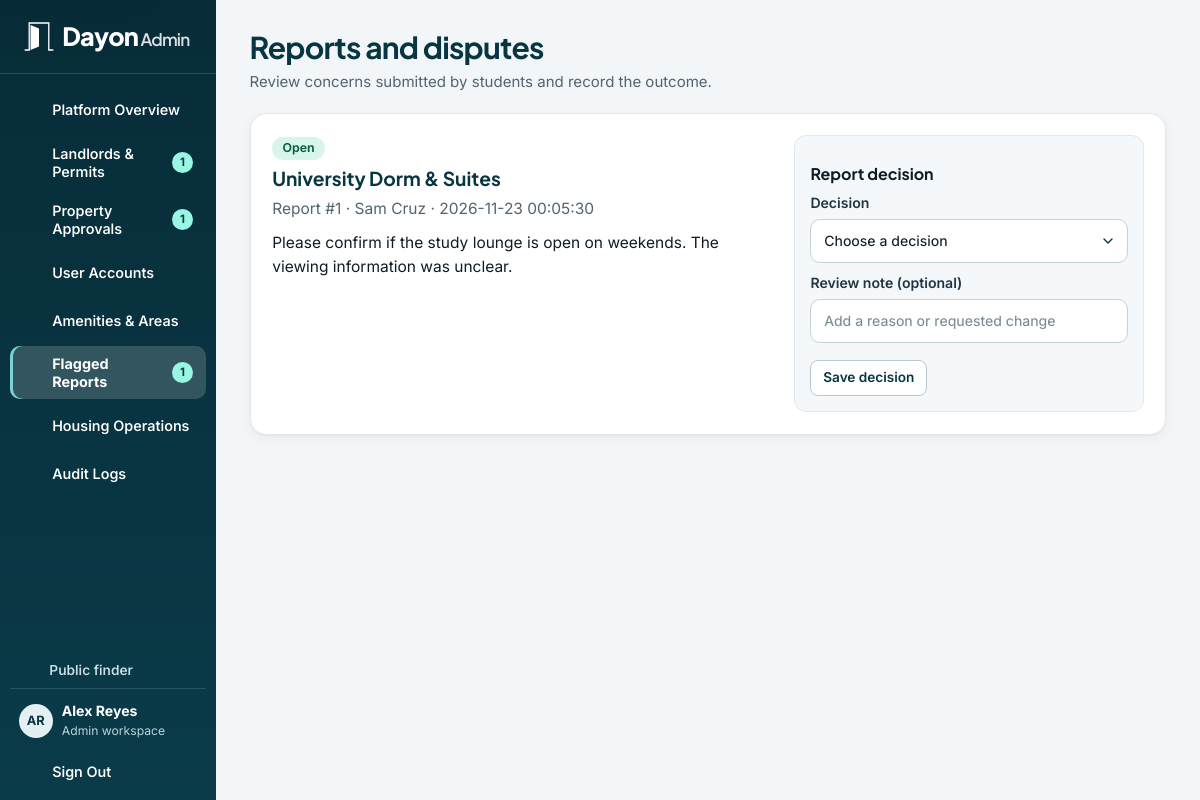
Screenshot of /admin/reports.php (signed in) with the database file from the repository.
### tables this page shows
CREATE TABLE users (
    user_id BIGINT UNSIGNED AUTO_INCREMENT PRIMARY KEY,
    role_id TINYINT UNSIGNED NOT NULL,
    email VARCHAR(150) NOT NULL UNIQUE,
    password_hash VARCHAR(255) NOT NULL,
    first_name VARCHAR(80) NOT NULL,
    last_name VARCHAR(80) NOT NULL,
    phone_number VARCHAR(20) NOT NULL,
    account_status ENUM('active', 'suspended', 'pending') NOT NULL DEFAULT 'active',
    created_at TIMESTAMP NOT NULL DEFAULT CURRENT_TIMESTAMP,
    updated_at TIMESTAMP NOT NULL DEFAULT CURRENT_TIMESTAMP ON UPDATE CURRENT_TIMESTAMP,
    CONSTRAINT fk_users_role FOREIGN KEY (role_id) REFERENCES roles(role_id)
);

CREATE TABLE roles (
    role_id TINYINT UNSIGNED AUTO_INCREMENT PRIMARY KEY,
    role_name VARCHAR(30) NOT NULL UNIQUE
);

CREATE TABLE reports (
    report_id BIGINT UNSIGNED AUTO_INCREMENT PRIMARY KEY,
    reporter_id BIGINT UNSIGNED NOT NULL,
    property_id BIGINT UNSIGNED NOT NULL,
    reason TEXT NOT NULL,
    status ENUM('open', 'reviewed', 'resolved', 'dismissed') NOT NULL DEFAULT 'open',
    reviewed_by BIGINT UNSIGNED NULL,
    created_at TIMESTAMP NOT NULL DEFAULT CURRENT_TIMESTAMP,
    CONSTRAINT fk_report_user FOREIGN KEY (reporter_id) REFERENCES users(user_id),
    CONSTRAINT fk_report_property FOREIGN KEY (property_id) REFERENCES properties(property_id) ON DELETE CASCADE,
    CONSTRAINT fk_report_reviewer FOREIGN KEY (reviewed_by) REFERENCES users(user_id) ON DELETE SET NULL
);

CREATE TABLE properties (
    property_id BIGINT UNSIGNED AUTO_INCREMENT PRIMARY KEY,
    landlord_id BIGINT UNSIGNED NOT NULL,
    barangay_id INT UNSIGNED NOT NULL,
    property_name VARCHAR(150) NOT NULL,
    property_type ENUM('boarding_house', 'apartment', 'dormitory', 'bedspace') NOT NULL DEFAULT 'boarding_house',
    description TEXT NULL,
    street_address VARCHAR(255) NULL,
    nearest_school VARCHAR(150) NULL,
    nearest_landmark VARCHAR(255) NULL,
    latitude DECIMAL(10, 7) NULL,
    longitude DECIMAL(10, 7) NULL,
    distance_to_campus_m INT UNSIGNED NULL,
    gender_policy ENUM('all', 'male_only', 'female_only') NULL DEFAULT NULL,
    curfew_time TIME NULL,
    no_curfew TINYINT(1) NOT NULL DEFAULT 0,
    house_rules TEXT NULL,
    water_billing ENUM('included', 'submetered', 'shared', 'fixed') NULL,
    water_notes VARCHAR(150) NULL,
    electricity_billing ENUM('included', 'submetered', 'shared', 'own_meter') NULL,
    electricity_notes VARCHAR(150) NULL,
    wifi_policy ENUM('free', 'paid', 'tenant_own', 'none') NULL,
    wifi_notes VARCHAR(150) NULL,
    furnishing_status ENUM('unfurnished', 'semi_furnished', 'fully_furnished') NULL,
    deposit_terms VARCHAR(200) NULL,
    minimum_stay VARCHAR(100) NULL,
    payment_methods VARCHAR(150) NULL,
    visitor_policy VARCHAR(200) NULL,
    cooking_policy VARCHAR(200) NULL,
    pet_policy VARCHAR(150) NULL,
    contact_person VARCHAR(120) NULL,
    contact_phone VARCHAR(30) NULL,
    contact_social VARCHAR(200) NULL,
    viewing_hours VARCHAR(150) NULL,
    custom_details TEXT NULL,
    is_featured TINYINT(1) NOT NULL DEFAULT 0,
    approval_status ENUM('pending', 'approved', 'rejected', 'revision_requested') NOT NULL DEFAULT 'pending',
    approved_by BIGINT UNSIGNED NULL,
    approved_at TIMESTAMP NULL,
    created_at TIMESTAMP NOT NULL DEFAULT CURRENT_TIMESTAMP,
    updated_at TIMESTAMP NOT NULL DEFAULT CURRENT_TIMESTAMP ON UPDATE CURRENT_TIMESTAMP,
    INDEX idx_properties_search (approval_status, property_type, gender_policy, distance_to_campus_m),
    CONSTRAINT fk_property_landlord FOREIGN KEY (landlord_id) REFERENCES landlord_profiles(landlord_id),
    CONSTRAINT fk_property_barangay FOREIGN KEY (barangay_id) REFERENCES barangays(barangay_id),
    CONSTRAINT fk_property_approver FOREIGN KEY (approved_by) REFERENCES users(user_id) ON DELETE SET NULL
);

### includes/bootstrap.php (called while the page is built, shortened)
<?php
require_once __DIR__ . '/../config/db.php';
require_once __DIR__ . '/helpers.php';
try {
    if (!empty($_SESSION['user_id'])) {
        $user = row(
            "SELECT u.user_id, u.email, u.first_name, u.last_name, u.phone_number, u.account_status,
                    r.role_name, CONCAT(u.first_name, ' ', u.last_name) AS full_name
             FROM users u JOIN roles r USING (role_id)
             WHERE u.user_id = ? AND u.account_status = 'active'",
            [$_SESSION['user_id']]
        );
    }
} catch (PDOException $exception) {
    error_log($exception->getMessage());
    abort_request(503, 'Dayon could not connect to the database. Check that MySQL is running and import database/dayon_db.sql.');
}

### admin/reports.php (the view, shortened to what this page needs)
<?php
require __DIR__ . '/../includes/bootstrap.php';
require __DIR__ . '/_forms.php';
$reports = rows("SELECT t.*, p.property_name, CONCAT(u.first_name, ' ', u.last_name) AS reporter,
        CONCAT(a.first_name, ' ', a.last_name) AS reviewer
    FROM reports t JOIN properties p ON p.property_id = t.property_id
    JOIN users u ON u.user_id = t.reporter_id
    LEFT JOIN users a ON a.user_id = t.reviewed_by
    ORDER BY FIELD(t.status, 'open', 'reviewed', 'resolved', 'dismissed'), t.created_at DESC, t.report_id DESC");
$pageTitle = 'Reports and disputes';
$pageDescription = 'Review concerns submitted by students and record the outcome.';
require __DIR__ . '/../includes/portal_header.php';
?>
<?php foreach ($reports as $report): ?>
    <?php
    $choices = match ($report['status']) {
        'open' => ['reviewed' => 'Mark under review', 'resolved' => 'Resolve report', 'dismissed' => 'Dismiss report'],
        'reviewed' => ['resolved' => 'Resolve report', 'dismissed' => 'Dismiss report'],
        default => ['open' => 'Reopen report'],
    };
    ?>
    <article class="panel review-layout" id="report-<?= (int) $report['report_id'] ?>">
        <div class="record-summary">
            <span class="badge <?= e($report['status']) ?>"><?= e(admin_status_label($report['status'])) ?></span>
            <h2><?= e($report['property_name']) ?></h2>
            <p class="muted">Report #<?= e($report['report_id']) ?> · <?= e($report['reporter']) ?> · <?= e($report['created_at']) ?></p>
            <p><?= nl2br(e($report['reason'])) ?></p>
        </div>
        <div class="record-decision"><h3>Report decision</h3><?php admin_status_form('report', (int) $report['report_id'], $choices, true); ?></div>
    </article>
<?php endforeach; ?>
<?php require __DIR__ . '/../includes/portal_footer.php'; ?>

### includes/portal_header.php (shortened to what this page needs)
<?php
$portalRole = $user['role_name'];
$navBadges = [];
if ($portalRole === 'admin') {
    $navBadges['admin/verifications.php'] = (int) scalar("SELECT (SELECT COUNT(*) FROM landlord_profiles WHERE verification_status = 'pending') + (SELECT COUNT(*) FROM landlord_permits WHERE verification_status = 'submitted')");
    $navBadges['admin/properties.php'] = (int) scalar("SELECT COUNT(*) FROM properties WHERE approval_status = 'pending'");
    $navBadges['admin/reports.php'] = (int) scalar("SELECT COUNT(*) FROM reports WHERE status IN ('open', 'reviewed')");
} elseif ($portalRole === 'landlord') {
    $navBadges['landlord/reservations.php'] = (int) scalar("SELECT COUNT(*) FROM reservations q JOIN rooms r ON r.room_id = q.room_id JOIN properties p ON p.property_id = r.property_id WHERE p.landlord_id = ? AND q.status = 'pending'", [$user['user_id']]);
} elseif ($portalRole === 'student') {
    $navBadges['student/bookmarks.php'] = student_bookmark_count($user);
}
$menus = [
    'student' => [
        ['student/dashboard.php', 'Overview', 'home'],
        ['index.php#listings', 'Find Housing', 'search'],
        ['student/bookmarks.php', 'Bookmarked Houses', 'bookmark'],
        ['student/reservations.php', 'My Requests', 'calendar'],
        ['student/dashboard.php#active-lease', 'Active Lease', 'file'],
        ['student/billing.php', 'Rent & Receipts', 'wallet'],
        ['student/maintenance.php', 'Maintenance', 'tool'],
        ['student/profile.php', 'My Profile', 'user'],
    ],
    'landlord' => [
        ['landlord/dashboard.php', 'Dashboard', 'grid'],
        ['landlord/properties.php', 'Properties & Photos', 'building'],
        ['landlord/rooms.php', 'Rooms & Occupancy', 'bed'],
        ['landlord/reservations.php', 'Visit & Bed Requests', 'calendar'],
        ['landlord/leases.php', 'Tenant Leases', 'users'],
        ['landlord/billing.php', 'Billing & Utilities', 'wallet'],
        ['landlord/maintenance.php', 'Maintenance & Notices', 'tool'],
        ['landlord/verification.php', 'Permits & Trust', 'shield'],
    ],
    'admin' => [
        ['admin/dashboard.php', 'Platform Overview', 'grid'],
        ['admin/verifications.php', 'Landlords & Permits', 'shield'],
        ['admin/properties.php', 'Property Approvals', 'building'],
        ['admin/users.php', 'User Accounts', 'users'],
        ['admin/catalogs.php', 'Amenities & Areas', 'layers'],
        ['admin/reports.php', 'Flagged Reports', 'report'],
        ['admin/operations.php', 'Housing Operations', 'bed'],
        ['admin/audit_logs.php', 'Audit Logs', 'file'],
    ],
];
$portalRoute = $portalRole . '/' . basename($_SERVER['SCRIPT_NAME']);
$portalLease = $portalRole === 'student' ? ($lease ?? active_lease((int) $user['user_id'])) : null;
$studentLeaseRoutes = ['student/dashboard.php#active-lease', 'student/billing.php', 'student/maintenance.php'];
$portalLinks = $portalRole === 'student' && !$portalLease
    ? array_filter($menus[$portalRole], static fn (array $link): bool => !in_array($link[0], $studentLeaseRoutes, true))
    : $menus[$portalRole];
require __DIR__ . '/document_head.php';
?>
<body class="portal-body portal-<?= e($portalRole) ?>">
<div class="portal-layout">
    <aside class="portal-sidebar" aria-label="<?= e(ucfirst($portalRole)) ?> workspace">
        <div class="portal-brand"><?php require __DIR__ . '/brand.php'; ?></div>
        <details class="portal-navigation navigation-disclosure" data-navigation="860" open>
            <div class="portal-navigation-content">
                <nav class="portal-menu" aria-label="Workspace pages">
                    <?php foreach ($portalLinks as [$route, $label, $glyph]):
                        $count = $navBadges[$route] ?? 0;
                    ?>
                        <a href="<?= e(url($route)) ?>"<?= $portalRoute === $route ? ' aria-current="page"' : '' ?>><?= icon($glyph) ?><span><?= e($label) ?></span>
                            <?php if ($count > 0): ?><span class="menu-count"><?= $count ?></span><?php endif; ?>
                        </a>
                    <?php endforeach; ?>
                </nav>
                <div class="portal-sidebar-bottom">
                    <?php if ($portalRole !== 'student'): ?>
                        <a class="portal-public-link" href="<?= e(url()) ?>"><?= icon('arrow-left') ?> Public finder</a>
                    <?php endif; ?>
                    <div class="portal-identity">
                        <span class="avatar" aria-hidden="true"><?= e(user_initials($user)) ?></span>
                        <div><strong><?= e($user['full_name']) ?></strong><span><?= e(ucfirst($portalRole)) ?> workspace</span></div>
                    </div>
                    <form method="post" action="<?= e(url('actions/auth_logout.php')) ?>" class="portal-logout">
                        <button type="submit"><?= icon('logout') ?> Sign Out</button>
                    </form>
                </div>
            </div>
        </details>
    </aside>
    <main id="main" class="portal-main">
        <header class="portal-page-heading<?= !empty($pageHeaderClass) ? ' ' . e($pageHeaderClass) : '' ?>">
            <div>
                <h1><?= e($pageTitle) ?></h1>
                <?php if (!empty($pageDescription)): ?><p><?= e($pageDescription) ?></p><?php endif; ?>
            </div>
        </header>

### admin/_forms.php (shortened to what this page needs)
<?php
function admin_status_form(string $operation, int $id, array $choices, bool $withNote = false, string $search = ''): void
{
    ?>
    <form method="post" action="<?= e(url('actions/admin_action.php')) ?>" class="decision-form">
        <?php if (count($choices) === 1): ?>
            <input type="hidden" name="status" value="<?= e(array_key_first($choices)) ?>">
        <?php else: ?>
            <label class="form-field">Decision
                <select name="status" required>
                    <option value="">Choose a decision</option>
                </select>
            </label>
        <?php endif; ?>
        <?php if ($withNote): ?>
            <label class="form-field">Review note (optional)
                <input type="text" name="note" maxlength="500" placeholder="Add a reason or requested change">
            </label>
        <?php endif; ?>
        <button class="button secondary small" type="submit"<?= $operation === 'user' && isset($choices['suspended']) ? ' data-confirm="Suspend this account? The user will lose access until you reactivate it."' : '' ?>><?= e(count($choices) === 1 ? reset($choices) : 'Save decision') ?></button>
    </form>
    <?php
}
function admin_status_label(string $status): string
{
    return ucfirst(str_replace('_', ' ', $status));
}

### assets/css/style.css (style rules this page uses)
:root { color-scheme: light; --canvas: #f3f6f8; --surface: #ffffff; --ink: #0f1c24; --muted: #526470; --teal: #073642; --teal-hover: #0d4d5b; --teal-accent: #0f766e; --teal-quiet: #e3eff2; --line: #cbd6dd; --soft-line: #e2e9ee; --positive: #047857; --positive-soft: #d9f5ea; --warning: #9a5406; --warning-soft: #fef0d5; --negative: #b42c33; --negative-soft: #fde8e9; --content-width: 1220px; --page-gutter: clamp(16px, 4vw, 36px); --control-height: 44px; --layer-header: 20; --layer-menu: 30; --layer-feedback: 40; --layer-skip: 50; --radius: 14px; --shadow-sm: 0 1px 2px #0d24330c, 0 4px 12px #0d24330b; --shadow: 0 4px 10px #0d243312, 0 14px 32px #0d243312; --display: "Plus Jakarta Sans", "Segoe UI", system-ui, sans-serif; --sans: "Inter", "Segoe UI", Roboto, "Helvetica Neue", Arial, sans-serif; font-family: var(--sans); color: var(--ink); background: var(--canvas); }
*, *::before, *::after { box-sizing: border-box; }
html { scroll-padding-top: 88px; scroll-behavior: smooth; }
body { margin: 0; line-height: 1.55; font-size: 15.5px; -webkit-font-smoothing: antialiased; }
button, input, textarea, select { font: inherit; }
button { cursor: pointer; }
a { color: inherit; text-decoration: none; }
:where(button,a,select,input,textarea,summary,[tabindex]):focus-visible { outline: 2px solid #0f766e; outline-offset: 2px; }
h1, h2, h3, p { margin: 0; }
h1, h2, h3 { font-family: var(--display); line-height: 1.18; font-weight: 700; text-wrap: balance; overflow-wrap: anywhere; }
p { text-wrap: pretty; }
.muted { color: var(--muted); }
.avatar { display: inline-grid; flex: 0 0 auto; place-items: center; width: 40px; height: 40px; border-radius: 50%; background: var(--teal-quiet); color: var(--teal); font-weight: 700; font-size: .9rem; transition: background .15s ease; }
.button { display: inline-flex; align-items: center; justify-content: center; gap: .48em; width: fit-content; max-width: 100%; min-height: var(--control-height); padding: .58rem 1.05rem; border: 1px solid transparent; border-radius: 10px; background: var(--teal); color: white; font-size: .92rem; font-weight: 600; line-height: 1.25; text-align: center; overflow-wrap: anywhere; transition: background .16s ease, border-color .16s ease, transform .12s ease, box-shadow .16s ease; }
.button.secondary, .button.outline { background: var(--surface); color: var(--teal); border-color: #b7c8d2; }
.button.small { min-height: 36px; padding: .38rem .74rem; font-size: .85rem; border-radius: 8px; }
label, .form-field { display: flex; min-width: 0; flex-direction: column; gap: 5px; font-weight: 600; font-size: .88rem; color: #223440; }
input:not([type=checkbox]):not([type=radio]), select, textarea { display: block; width: 100%; min-width: 0; min-height: var(--control-height); padding: .55rem .8rem; border: 1px solid #c5d1d9; border-radius: 10px; background-color: var(--surface); color: var(--ink); font-weight: 450; transition: border-color .15s ease, box-shadow .15s ease; }
input::placeholder, textarea::placeholder { color: #7a8b96; opacity: 1; }
select { appearance: none; padding-right: 2.2rem; }
.badge { display: inline-flex; align-items: center; justify-content: center; gap: 4px; width: fit-content; padding: .27rem .65rem; border-radius: 999px; background: #e8eef2; color: #374a57; font-size: .77rem; line-height: 1.2; font-weight: 650; }
.badge:is(.verified,.active,.approved,.paid,.resolved,.success,.available,.open) { background: var(--positive-soft); color: #065f46; }

### rows the page displays
users: user_initials($user) "AR", role.role_name "Admin"
reports: status "Open", property.property_name "University Dorm & Suites", report_id "1", reporter "Sam Cruz", created_at "2026-11-23 00:05:30", reason "Please confirm if the study lounge is open on weekends. The viewing information was unclear."

### other values shown
$label "Platform Overview"
$label "Landlords & Permits"
$count "1"
$label "Property Approvals"
$label "User Accounts"
$label "Amenities & Areas"
$label "Flagged Reports"
$label "Housing Operations"
$label "Audit Logs"
$user['full_name'] "Alex Reyes"
$pageTitle "Reports and disputes"
$pageDescription "Review concerns submitted by students and record the outcome."
